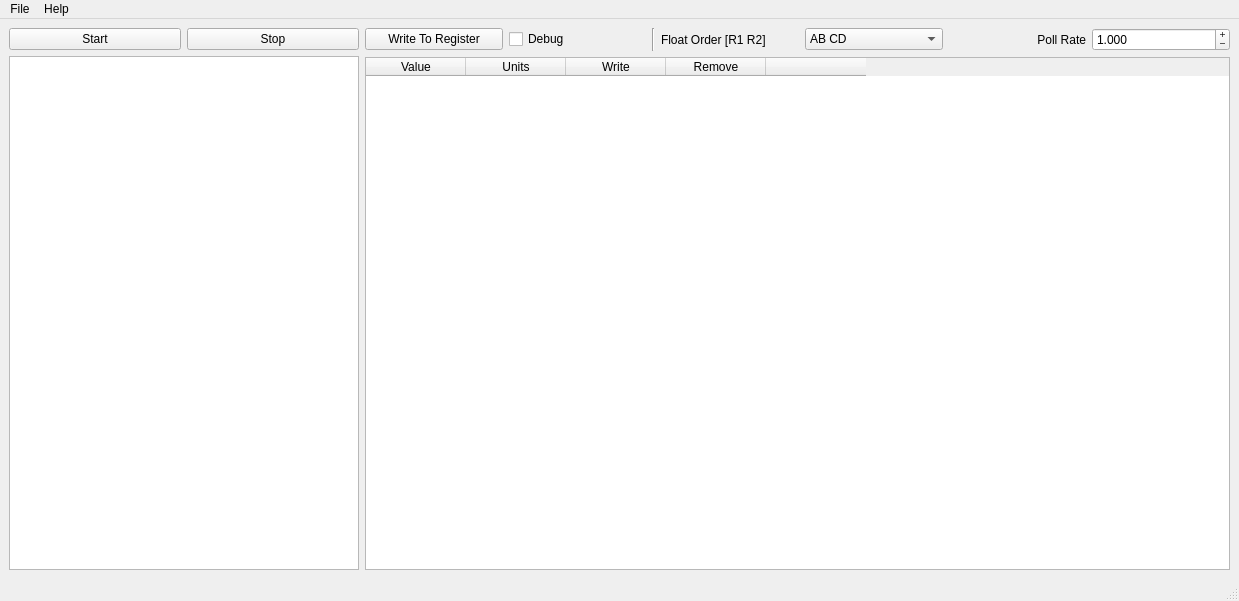
<?xml version="1.0" encoding="UTF-8"?>
<ui version="4.0">
 <class>MainWindow</class>
 <widget class="QMainWindow" name="MainWindow">
  <property name="geometry">
   <rect>
    <x>0</x>
    <y>0</y>
    <width>1239</width>
    <height>601</height>
   </rect>
  </property>
  <property name="windowTitle">
   <string>Modbus Master Tool</string>
  </property>
  <property name="windowIcon">
   <iconset>
    <normaloff>../modbus.png</normaloff>../modbus.png</iconset>
  </property>
  <widget class="QWidget" name="centralwidget">
   <layout class="QHBoxLayout" name="horizontalLayout_3">
    <item>
     <layout class="QVBoxLayout" name="verticalLayout_2">
      <item>
       <layout class="QHBoxLayout" name="horizontalLayout">
        <item>
         <widget class="QPushButton" name="btnStart">
          <property name="text">
           <string>Start</string>
          </property>
         </widget>
        </item>
        <item>
         <widget class="QPushButton" name="btnStop">
          <property name="text">
           <string>Stop</string>
          </property>
         </widget>
        </item>
       </layout>
      </item>
      <item>
       <widget class="QTreeWidget" name="treeWidget">
        <property name="maximumSize">
         <size>
          <width>350</width>
          <height>16777215</height>
         </size>
        </property>
        <property name="rootIsDecorated">
         <bool>true</bool>
        </property>
        <property name="uniformRowHeights">
         <bool>false</bool>
        </property>
        <property name="itemsExpandable">
         <bool>true</bool>
        </property>
        <property name="animated">
         <bool>true</bool>
        </property>
        <property name="headerHidden">
         <bool>true</bool>
        </property>
        <attribute name="headerVisible">
         <bool>false</bool>
        </attribute>
        <column>
         <property name="text">
          <string notr="true">1</string>
         </property>
        </column>
       </widget>
      </item>
     </layout>
    </item>
    <item>
     <layout class="QVBoxLayout" name="verticalLayout">
      <item>
       <layout class="QHBoxLayout" name="horizontalLayout_2">
        <item>
         <widget class="QPushButton" name="btnWrite">
          <property name="text">
           <string>Write To Register</string>
          </property>
         </widget>
        </item>
        <item>
         <widget class="QCheckBox" name="checkDebug">
          <property name="text">
           <string>Debug</string>
          </property>
         </widget>
        </item>
        <item>
         <widget class="Line" name="line">
          <property name="orientation">
           <enum>Qt::Vertical</enum>
          </property>
         </widget>
        </item>
        <item>
         <widget class="QLabel" name="label_2">
          <property name="text">
           <string>Float Order [R1 R2]</string>
          </property>
         </widget>
        </item>
        <item>
         <widget class="QComboBox" name="comboBoxDataEncode">
          <item>
           <property name="text">
            <string>AB CD</string>
           </property>
          </item>
          <item>
           <property name="text">
            <string>CD AB</string>
           </property>
          </item>
         </widget>
        </item>
        <item>
         <widget class="QLabel" name="label">
          <property name="text">
           <string>Poll Rate</string>
          </property>
          <property name="alignment">
           <set>Qt::AlignRight|Qt::AlignTrailing|Qt::AlignVCenter</set>
          </property>
         </widget>
        </item>
        <item>
         <widget class="QDoubleSpinBox" name="spinBoxPollRate">
          <property name="buttonSymbols">
           <enum>QAbstractSpinBox::PlusMinus</enum>
          </property>
          <property name="decimals">
           <number>3</number>
          </property>
          <property name="minimum">
           <double>0.001000000000000</double>
          </property>
          <property name="singleStep">
           <double>0.100000000000000</double>
          </property>
          <property name="value">
           <double>1.000000000000000</double>
          </property>
         </widget>
        </item>
       </layout>
      </item>
      <item>
       <widget class="QTableWidget" name="tableWidget">
        <property name="gridStyle">
         <enum>Qt::SolidLine</enum>
        </property>
        <property name="cornerButtonEnabled">
         <bool>false</bool>
        </property>
        <attribute name="horizontalHeaderVisible">
         <bool>true</bool>
        </attribute>
        <attribute name="horizontalHeaderShowSortIndicator" stdset="0">
         <bool>false</bool>
        </attribute>
        <attribute name="horizontalHeaderStretchLastSection">
         <bool>false</bool>
        </attribute>
        <attribute name="verticalHeaderVisible">
         <bool>true</bool>
        </attribute>
        <attribute name="verticalHeaderCascadingSectionResizes">
         <bool>false</bool>
        </attribute>
        <attribute name="verticalHeaderShowSortIndicator" stdset="0">
         <bool>false</bool>
        </attribute>
        <attribute name="verticalHeaderStretchLastSection">
         <bool>false</bool>
        </attribute>
        <column>
         <property name="text">
          <string>Value</string>
         </property>
        </column>
        <column>
         <property name="text">
          <string>Units</string>
         </property>
        </column>
        <column>
         <property name="text">
          <string>Write</string>
         </property>
        </column>
        <column>
         <property name="text">
          <string>Remove</string>
         </property>
        </column>
        <column>
         <property name="text">
          <string/>
         </property>
        </column>
       </widget>
      </item>
     </layout>
    </item>
   </layout>
  </widget>
  <widget class="QStatusBar" name="statusBar"/>
  <widget class="QMenuBar" name="menuBar">
   <property name="geometry">
    <rect>
     <x>0</x>
     <y>0</y>
     <width>1239</width>
     <height>21</height>
    </rect>
   </property>
   <widget class="QMenu" name="menuFile">
    <property name="title">
     <string>File</string>
    </property>
    <addaction name="actionSetup"/>
    <addaction name="separator"/>
    <addaction name="actionQuit"/>
   </widget>
   <widget class="QMenu" name="menuHelp">
    <property name="title">
     <string>Help</string>
    </property>
   </widget>
   <addaction name="menuFile"/>
   <addaction name="menuHelp"/>
  </widget>
  <action name="actionSetup">
   <property name="text">
    <string>Setup</string>
   </property>
  </action>
  <action name="actionQuit">
   <property name="text">
    <string>Quit</string>
   </property>
  </action>
 </widget>
 <resources/>
 <connections/>
</ui>
